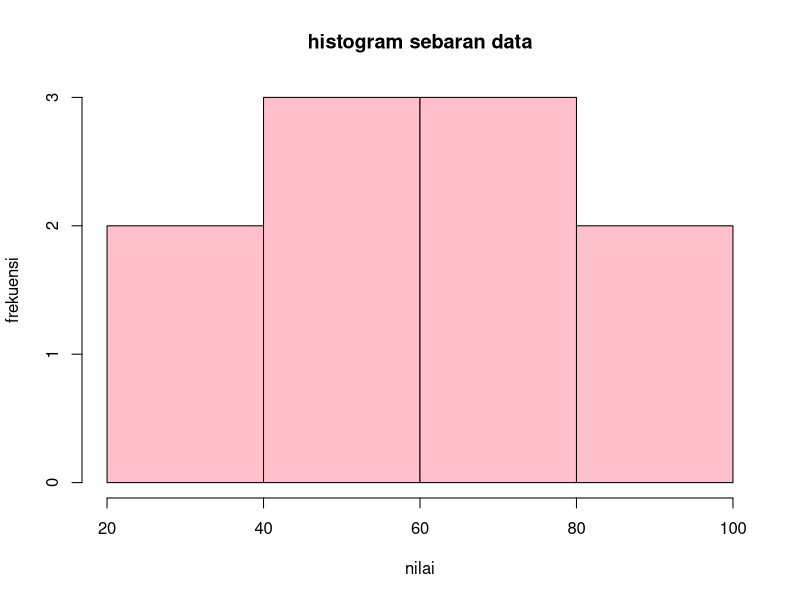

The R script that drew this image:
#seleksi kolom baris 
df= data.frame(
  nama=c("Astha", "Jabi", "Enji", "Nopi"),
  umur=c(18, 17, 19, 20),
  nilai=c(90, 83, 80, 88)
)
df_selected=df[, c("nama", "nilai")]
df_selected
df_filtered=df[df$nilai>83,]
df_filtered
#filtering data
df_filtered=df[df$umur>19,]
df_filtered
#sorting data 
df_sorted= df[order(-df$nilai),]
df_sorted
#pembuatan kolom baru
df$nilai_kategori=ifelse(df$nilai>83, "tinggi", "rendah")
df
library(dplyr)
df=mutate(df, nilai_perc = nilai / 100)
df
df_trans=transmute(df, nama, nilai_perc)
df_trans
df_summary= df%>%
  group_by(nama) %>%
  summarise(mean_nilai=mean(nilai))
df_summary
#mengatasi nilai NA 
df_kelas=data.frame(
  nama=c("Astha", "Jabi", "Enji", "Nopi"),
  kelas=c("A", "B", "A", "B")
)
df_joined=left_join(df, df_kelas, by = "nama")
df_joined
df_na = data.frame(
  nama=c("Astha", "Jabi", NA, "Nopi"),
  nilai=c(90, 83, NA, 88)
)
df_na= na.omit(df_na)
df_na
#analisis deskriptif
mtcars
?mtcars
data_cars=mtcars
dim(mtcars)
names(mtcars)
rownames(data_cars)
#print variable varians
mtcars$disp
sort(mtcars$disp)
summary(mtcars)
max(mtcars$disp)
min(mtcars$disp)
which.max(mtcars$hp)
which.min(mtcars$hp)
rownames(mtcars)[which.max(mtcars$hp)]
rownames(mtcars)[which.min(mtcars$hp)]
mean(mtcars$disp)
median(mtcars$disp)
names(sort(-table(mtcars$disp)))[3]
#distribusi data
data = c(46, 23, 70, 89, 45, 56, 74, 34, 67, 98)
hist(data,
     main="histogram sebaran data",
     xlab="nilai",
     ylab="frekuensi",
     col="pink",
     border="black")